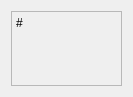
<?xml version="1.0" encoding="UTF-8"?>
<ui version="4.0">
 <class>Form</class>
 <widget class="QWidget" name="Form">
  <property name="geometry">
   <rect>
    <x>0</x>
    <y>0</y>
    <width>133</width>
    <height>97</height>
   </rect>
  </property>
  <property name="sizePolicy">
   <sizepolicy hsizetype="Fixed" vsizetype="Fixed">
    <horstretch>0</horstretch>
    <verstretch>0</verstretch>
   </sizepolicy>
  </property>
  <property name="minimumSize">
   <size>
    <width>133</width>
    <height>97</height>
   </size>
  </property>
  <property name="maximumSize">
   <size>
    <width>133</width>
    <height>97</height>
   </size>
  </property>
  <property name="windowTitle">
   <string>Form</string>
  </property>
  <property name="styleSheet">
   <string notr="true"/>
  </property>
  <layout class="QHBoxLayout" name="horizontalLayout_2">
   <item>
    <widget class="QFrame" name="frame">
     <property name="styleSheet">
      <string notr="true"/>
     </property>
     <property name="frameShape">
      <enum>QFrame::StyledPanel</enum>
     </property>
     <property name="frameShadow">
      <enum>QFrame::Sunken</enum>
     </property>
     <property name="lineWidth">
      <number>4</number>
     </property>
     <property name="midLineWidth">
      <number>0</number>
     </property>
     <layout class="QHBoxLayout" name="horizontalLayout">
      <property name="leftMargin">
       <number>4</number>
      </property>
      <property name="topMargin">
       <number>4</number>
      </property>
      <property name="rightMargin">
       <number>4</number>
      </property>
      <property name="bottomMargin">
       <number>4</number>
      </property>
      <item>
       <widget class="QLabel" name="slideNumber">
        <property name="minimumSize">
         <size>
          <width>10</width>
          <height>0</height>
         </size>
        </property>
        <property name="maximumSize">
         <size>
          <width>20</width>
          <height>16777215</height>
         </size>
        </property>
        <property name="text">
         <string>#</string>
        </property>
        <property name="alignment">
         <set>Qt::AlignLeading|Qt::AlignLeft|Qt::AlignTop</set>
        </property>
       </widget>
      </item>
      <item>
       <widget class="QLabel" name="LabelPix">
        <property name="text">
         <string/>
        </property>
        <property name="pixmap">
         <pixmap>icons/base.png</pixmap>
        </property>
        <property name="scaledContents">
         <bool>true</bool>
        </property>
       </widget>
      </item>
     </layout>
    </widget>
   </item>
  </layout>
 </widget>
 <resources/>
 <connections/>
</ui>
